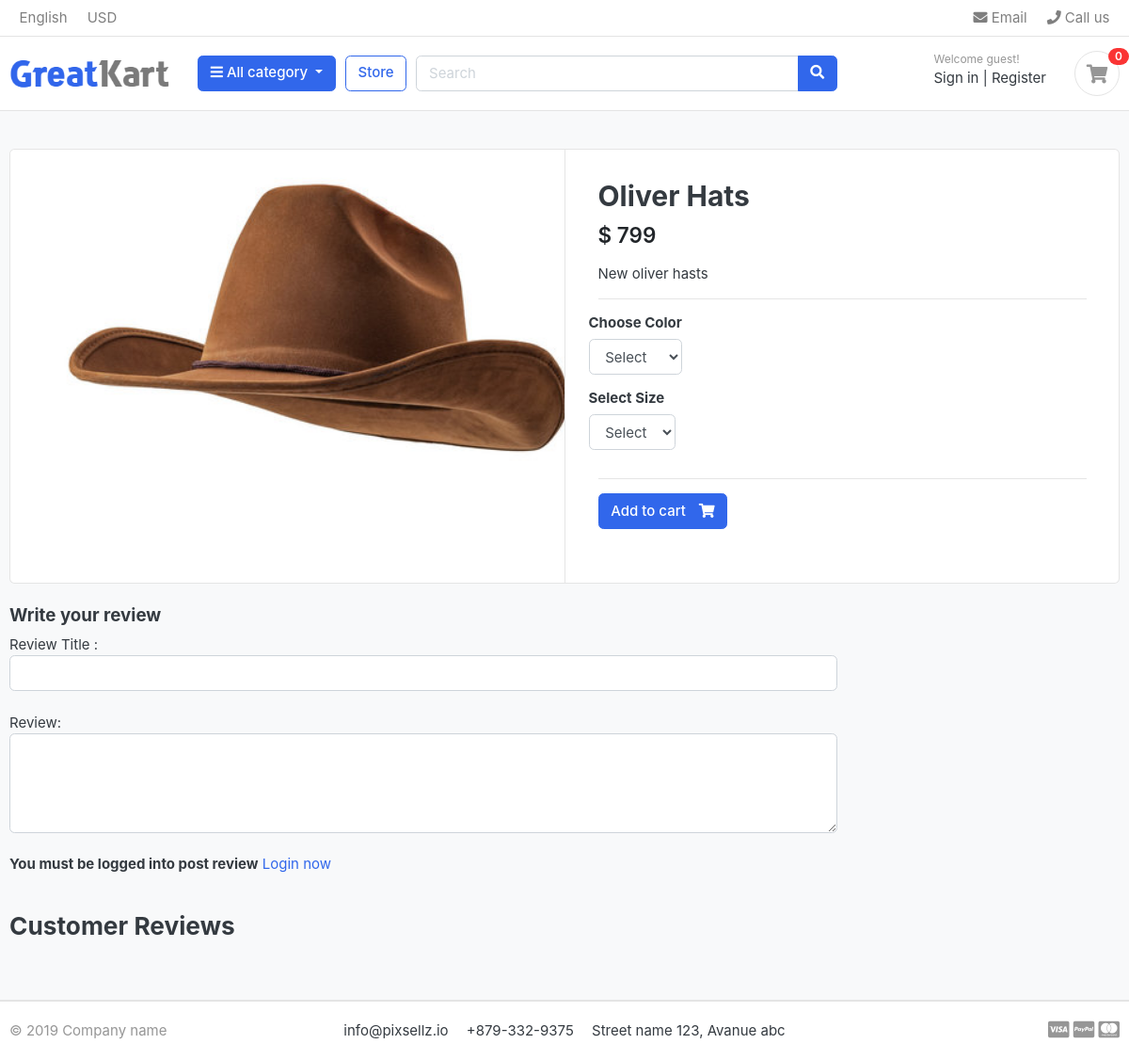
The app's page /store/category/hats/oliver-hats/ with its own data.
### store/models.py (models this page shows, shortened)
class Product(models.Model):
    product_name = models.CharField(max_length=200,unique=True)
    slug = models.SlugField(max_length=200,unique=True)
    description =models.TextField(max_length=400,blank=True)
    price= models.IntegerField()
    images = models.ImageField(upload_to='photos/products')
    stock = models.IntegerField()
    is_available = models.BooleanField(default=True)
    category = models.ForeignKey(Category,on_delete=models.CASCADE)
    created_date = models.DateTimeField(auto_now_add=True)
    modified_date = models.DateTimeField(auto_now=True)

### store/views.py (the view)
# urls.py: path('category/<slug:category_slug>/<slug:product_slug>/',views.product_detail,name='product_detail'),
def product_detail(req,category_slug,product_slug):
    try:
        single_product = Product.objects.get(category__slug=category_slug,slug=product_slug)
        in_cart = CartItem.objects.filter(cart__cart_id = _cart_id(req),product=single_product)
    except Exception as e:
        raise e
    if req.user.is_authenticated:
        try:
            orderproduct = OrderProduct.objects.filter(user=req.user, product_id=single_product.id).exists()
        except OrderProduct.DoesNotExist:
            orderproduct = None
    else:
        orderproduct = None
    reviews = Review.objects.filter(product_id=single_product.id, status=True)
    context = {
        'single_product':single_product,
        'in_cart':in_cart,
        'orderproduct':orderproduct,
        'reviews':reviews,
        }
    return render(req,'product_detail.html',context)

### cart/context_processors.py (called while the page is built)
def Counter(req):
    cart_count=0
    if 'admin' in req.path:
        return {}
    else:
        try:
            cart=Cart.objects.filter(cart_id =_cart_id(req))
            if req.user.is_authenticated:
                cart_item = CartItem.objects.all().filter(user=req.user)
            else:
                cart_item = CartItem.objects.all().filter(cart=cart[:1])
            for item in cart_item:
                cart_count += item.quantity
        except:
            cart_count=0
    return dict(cart_count=cart_count)

### cart/views.py (called while the page is built)
def _cart_id(req):
    cart = req.session.session_key
    if not cart:
        cart = req.session.create()
    return cart

### category/context_processors.py (called while the page is built)
def menu_links(req):
    links  = Category.objects.all()
    return dict(links=links)

### category/models.py (called while the page is built)
    def get_url(self):
        return reverse('product_by_category',args=[self.slug])

### store/models.py (called while the page is built)
    def colors(self):
        return super(VariationManager,self).filter(variation_category='color',is_active=True)

    def sizes(self):
        return super(VariationManager,self).filter(variation_category='size',is_active=True)

### templates/product_detail.html (shortened to what this page needs)
{% extends 'base.html' %}
{% load static %}
{% block content %}
<section class="section-content padding-y bg">
	<div class="container">
	<div class="card">
		<div class="row no-gutters">
			<aside class="col-md-6">
	<article class="gallery-wrap">
		<div class="img-big-wrap">
		   <a href="#"><img src="{{single_product.images.url}}"></a>
		</div>
	</article>
			</aside>
			<main class="col-md-6 border-left">
	<form action="{% url 'add_cart' single_product.id %}" method="post" >
		<article class="content-body">
			<h2 class="title">{{single_product.product_name}}</h2>
			<div class="mb-3">
				<var class="price h4">$ {{single_product.price}}</var>
			</div>
			<p>{{single_product.description}}</p>
			<hr>
				<div class="row">
					<div class="item-option-select">
						<h6>Choose Color</h6>
						<select name="color" id="" class="form-control" required>
							<option value="" disabled selected>Select</option>
						</select>
					</div>				</div>
				<div class="row">
					<div class="item-option-select">
						<h6>Select Size</h6>
						<select name="size" class="form-control" required>
							<option value="" disabled selected>Select</option>
						</select>
					</div>
				</div>
				<hr>
				{% if single_product <= 0 %}
					<h2 class="text:danger;">Out of stock</h2>
				{% else %}
					<button type="submit" class="btn btn-primary"> <span class="text">Add to cart</span> <i class="fas fa-shopping-cart"></i>  </button>
				{% endif %}
		</article>
	</form>
			</main>
		</div>
	</div>
	<br>
	<div class="row">
				<div class="col-md-9">
		<form action="{% url 'submit_review' single_product.id %}" method="post">
			<h5>Write your review</h5>
			<div>
				Review Title :
				<input type="text" class="form-control" name="subject" required><br>
				Review:
				<textarea name="review" class="form-control" rows="4">
				</textarea><br>
				{% if user.is_authenticated %}
					{% if orderproduct %}
						<input type="submit" value="Submit Review" class="btn btn-primary">
					{% else %}
						<p>You must purchase this product to post review</p>
					{% endif %}
				{% else %}
					<p><strong>You must be logged into post review</strong> <a href="{% url 'login' %}">Login now</a></p>
				{% endif %}
			</div>
		</form><br>
		<header class="section-heading">
			<h3>Customer Reviews </h3>
		</header>
		</div>
	</div>
	</div>
	</section>
{% endblock %}

### static/css/ui.css (style rules this page uses)
html { font-family: "Inter", sans-serif; font-size: 15px; }
.content-body { flex: 1 1 auto; padding: 2rem 2.3rem; }
.padding-y { padding-top: 40px; padding-bottom: 40px; }
var { font-style: normal; }
article:after, .form-group:after { display: block; clear: both; content: ""; }
.bg { background-color: #f8f9fa; }
.section-heading { margin-bottom: 20px; margin-top: 15px; }
p:last-child { margin-bottom: 0; }
.btn .text + i { margin-left: 10px; }
.price { font-weight: 600; color: #212529; }
.gallery-wrap .img-big-wrap { margin-bottom: 10px; border-radius: 0.37rem; overflow: hidden; background-color: #fff; }
.gallery-wrap .img-big-wrap a { text-align: center; display: block; }
.gallery-wrap .img-big-wrap img { height: 450px; width: auto; display: inline-block; }
.item-option-select { margin-bottom: 1rem; display: inline-block; margin-right: 15px; }

### records on screen
Product: images (picture), product_name "Oliver Hats", price "799", description "New oliver hasts"

### other values on screen
{{ cart_count }} "0"
